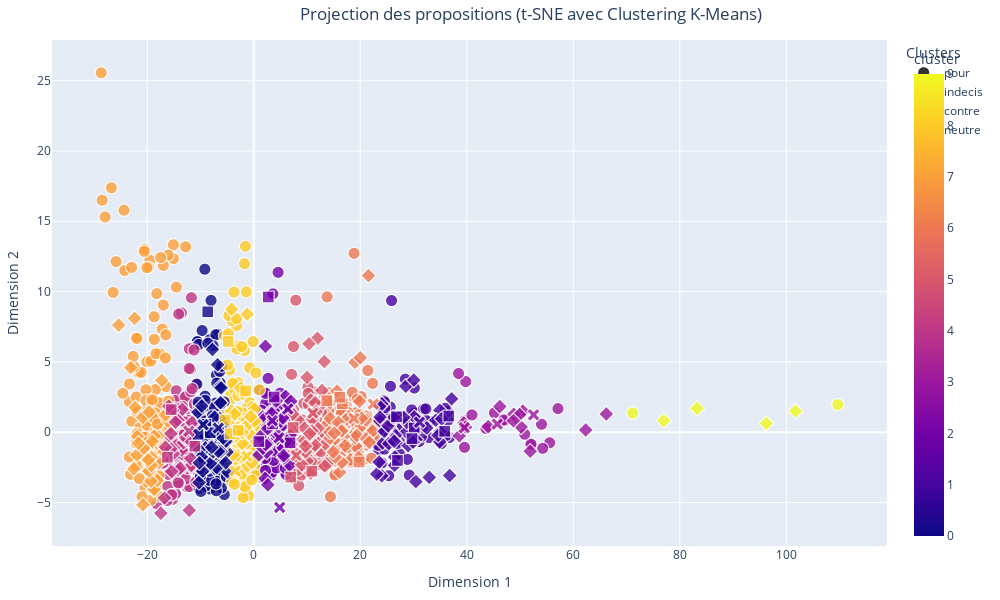

Notebook cell for this chart:
### Code cell
import plotly.express as px
from sklearn.manifold import TSNE
from sklearn.preprocessing import StandardScaler
from sklearn.cluster import KMeans
import pandas as pd
import matplotlib.pyplot as plt  # Pour obtenir la palette 'tab10'

# Normalisation des vecteurs
scaler = StandardScaler()
vectors_normalized = scaler.fit_transform(proposition_vectors)

# Réduction de dimension à 50 avec PCA
pca = PCA(n_components=50, random_state=42)
vectors_pca_50 = pca.fit_transform(vectors_normalized)

# Réduction des vecteurs à 2 dimensions avec t-SNE
tsne = TSNE(n_components=2, random_state=42, perplexity=30, n_iter=1000)
word_vectors_2d = tsne.fit_transform(vectors_pca_50)

# Appliquer le clustering K-Means
n_clusters = 10
kmeans = KMeans(n_clusters=n_clusters, random_state=42)
cluster = kmeans.fit_predict(vectors_pca_50)
data['cluster'] = cluster

# Préparer les données pour le graphique
dim = []
for i in range(1,51):
    dim.append("Dim"+str(i))
df1 = pd.DataFrame(vectors_pca_50, columns=dim)
df1['propositions'] = data['Proposition']
df1['cluster'] = cluster
df1['vote'] = data['Catégorie']
df1['proposition_vectors'] = data['mean_vector']

# Créer le graphique interactif avec Plotly
fig = px.scatter(
    df1,
    x='Dim1',
    y='Dim2',
    symbol='vote',  # Utiliser la colonne 'vote' pour les symboles
    color='cluster',  # Utiliser les clusters pour la coloration
    hover_name='propositions',  # Afficher les propositions lors du survol
    title="Projection des propositions (t-SNE avec Clustering K-Means)",
    labels={'Dim1': 'Dimension 1', 'Dim2': 'Dimension 2', 'vote': 'Avis des citoyens'},
    color_discrete_sequence='hsv',  # Utiliser la palette tab10 comme séquence discrète
    category_orders={"cluster": [str(i) for i in range(n_clusters)]},
    width=1000,
    height=600
)

# Personnaliser les points : ajouter des bordures
fig.update_traces(marker=dict(
    size=12,  # Taille des points
    opacity=0.8,  # Transparence
    line=dict(width=1, color='white')  # Bordure noire avec une épaisseur de 2
))

# Ajouter un titre pour la légende des clusters
fig.update_layout(
    legend_title="Clusters",
    title_x=0.3,  # Centrer le titre
    margin=dict(l=40, r=40, t=40, b=40)
)

# Afficher le graphique
fig.show()

### Figure 1 — Plotly figure (JSON) as saved in the notebook; plotly's stock layout.template omitted (floating-point values rounded to 4 significant figures; data arrays with more than 128 entries replaced by an {"elided": "..."} marker saying what was removed)
{"data": [{"hovertemplate": "<b>%{hovertext}</b><br><br>Avis des citoyens=pour<br>Dimension 1=%{x}<br>Dimension 2=%{y}<br>cluster=%{marker.color}<extra></extra>", "hovertext": {"elided": "1506 str values"}, "legendgroup": "pour", "marker": {"color": {"elided": "1506 int values"}, "coloraxis": "coloraxis", "line": {"color": "white", "width": 1}, "opacity": 0.8, "size": 12, "symbol": "circle"}, "mode": "markers", "name": "pour", "showlegend": true, "type": "scattergl", "x": {"elided": "1506 float values"}, "xaxis": "x", "y": {"elided": "1506 float values"}, "yaxis": "y"}, {"hovertemplate": "<b>%{hovertext}</b><br><br>Avis des citoyens=indecis<br>Dimension 1=%{x}<br>Dimension 2=%{y}<br>cluster=%{marker.color}<extra></extra>", "hovertext": {"elided": "356 str values"}, "legendgroup": "indecis", "marker": {"color": {"elided": "356 int values"}, "coloraxis": "coloraxis", "line": {"color": "white", "width": 1}, "opacity": 0.8, "size": 12, "symbol": "diamond"}, "mode": "markers", "name": "indecis", "showlegend": true, "type": "scattergl", "x": {"elided": "356 float values"}, "xaxis": "x", "y": {"elided": "356 float values"}, "yaxis": "y"}, {"hovertemplate": "<b>%{hovertext}</b><br><br>Avis des citoyens=contre<br>Dimension 1=%{x}<br>Dimension 2=%{y}<br>cluster=%{marker.color}<extra></extra>", "hovertext": ["Il faut créer des créneaux horaires réservés aux activités sportives dans les parcs.", "Il faut supprimer/diminuer les remboursements des médicaments des personnes qui pourraient se soigner grâce à l'activité physique.", "Il faut la rendre obligatoire afin de beneficier de soins médicaux", "Il faut rendre les inscriptions gratuites dans les clubs de sport en compensant cette gratuité par des subventions publiques", "Il faut inciter fiscalement à prendre un coach sportif personnel", "Il faut permettre aux employeurs de payer mieux ceux qui sont actifs en sport que les sédentaires.Des employés en forme sont plus avantageux", "Il faut interdire tous les véhicules à moteur et supprimer des places de parking dans les centres villes pour inciter les citoyens à marcher", "Il faut inscrire la pratique d’une activité physique quotidienne dans la Constitution", "Il faut interdire les jeux olympiques, surtout en France.", "Il faut rendre gratuits les places aux JO pour les licenciés", "Il faut donner une prime CPAM en proportion du nombre d’heures de sport mensuelles. Grâce à une appli gérée par le ministère de la Santé", "Il faut lever l’interdiction du port du voile dans les fédérations françaises", "Il faut pénaliser les déplacements courts en voiture.", "Il faut mettre en place des jeux vidéo interactifs qui récompensent les activités physiques réelles.", "Il faut interdire l’arrêt et le stationnement à moins d’un kilomètre des établissements scolaires.", "Il faut du temps et par conséquent favoriser un 100% télétravail", "Il faut changer les équipes de haut niveau et les membres des fédérations dès lors qu’il n’y a eu aucune qualification olympique", "Il faut favoriser les réunions non formelles au sein de l'entreprise en invitant les conjoints pour des thés ou dîners dansants.", "Il faut interdire les sports non écologiques comme le ski et la formule 1", "Il faut que tout le monde prennent des trotinettes ou des vélos électriques c'est bon pour la planète.", "Il faut offrir 1 ou 2 jours de CP, payés par l’Etat, à qui le souhaite, pendant les JO, pour regarder les épreuves et susciter des vocations", "Il faut interdire toutes les demandes de certificats médicaux que ce soit pour les clubs, les professionnels et les compétitions.", "Il faut augmenter les cotisations sociales de ceux qui ne s'inscrive dans aucun sport. ", "Il faut augmenter le prix des carburants pour inciter à aller à pied (au moins partiellement). Pas à vélo! A pied!", "Il faut augmenter les cotisations sociales des non-sportifs. Ils coutent plus cher à la sécu, c'est à eux de payer.", "Il faut adopter un chien ça fera à minima 45 minutes de marche 3 fois par jour", "Il faut pouvoir exclure tout membre d’une fédération qui n’est pas au résultat et éviter qu’il reprenne sa place", "Il faut réduire le nombre d'arrêt de bus en ville pour obliger la marche, un pour 500m semble juste.", "Il faut inciter les Français à s'équiper de montres connectées pour les stimuler à bouger et atteindre des (petits) objectifs quotidiens.", "Il faut encourager les garçons à s'inscrire dans un club de football ou de rugby."], "legendgroup": "contre", "marker": {"color": [8, 5, 6, 4, 4, 0, 6, 5, 4, 0, 1, 1, 2, 6, 1, 2, 2, 6, 1, 8, 1, 2, 0, 0, 8, 8, 5, 8, 2, 1], "coloraxis": "coloraxis", "line": {"color": "white", "width": 1}, "opacity": 0.8, "size": 12, "symbol": "square"}, "mode": "markers", "name": "contre", "showlegend": true, "type": "scattergl", "x": [-4.417, 10.88, 16.6, -16.22, -11.06, -9.017, 13.72, 6.944, -15.49, -10.48, 35.85, 26.99, 2.725, 19.77, 26.79, 3.829, 6.813, 16.14, 36.63, -4.79, 30.12, 0.9462, -8.167, -8.653, -2.899, -5.378, 7.389, -1.53, 3.554, 29.72], "xaxis": "x", "y": [-0.1086, -2.775, 2.031, -1.779, -0.9948, 0.5712, 2.249, -3.186, 1.611, -0.1443, 0.06707, -2.004, 9.62, -2.113, 1.093, 2.507, -0.7565, 2.495, 1.15, 6.448, 0.2942, -0.6639, -0.03095, 8.56, 0.1317, 0.8571, 0.338, 2.94, 0.5965, -0.4518], "yaxis": "y"}, {"hovertemplate": "<b>%{hovertext}</b><br><br>Avis des citoyens=neutre<br>Dimension 1=%{x}<br>Dimension 2=%{y}<br>cluster=%{marker.color}<extra></extra>", "hovertext": ["Il faut que le double projet d'un.e SHN soit réellement pris en compte par les DTN et CTN", "Il faut régulièrement évaluer les actions des CTN", "Il faut que les SHN listés aient les mêmes avantages notamment dans les Creps (accès aux services médicaux et psycho)", "Il faut faciliter la vie de nos SHN au collège prévoir des heures prof pour le rattrapage après compétition. ", "Il faut faire la promotion d'applications comme HelloSport.", "Il faut soutenir les applications comme weward et surtout que l'état propose une application du style car - de gens dans les hôpitaux.", "Il faut proposer des APPN dans toutes les écoles et pas seulement au sein des QPV pour faire aimer le sport de plein air", "Il faut que le département puisse payer les entraîneurs en fonction du nombre de licenciés (ce qui en entraînera une hausse)", "Il faut voir qu'il y a l'offre tremplin strict à 11 séances en Maison Sport Santé. Mais une PMR à vie n'a pas accès à un sport normal après.", "Il faut lutter contre l'insuffisance de financement pérenne des MSS afin de sécuriser leur modèle éco déjà très fragilisé par l'offre privée", "Il faut donner une note de difficultés d'une activité physique et du niveau. Cela existe pour des activités comme le trekking.", "Il faut renforcer les MSS car elles ont l'obligation de sensibiliser et promouvoir l'activité physique. Promouvoir une nouvelle culture", "Il faut tracer simplement sur le sol les lignes délimitant les terrains de sport de tous les sports olympiques pour faire du air-sport.", "Il faut faire payer le montant des adhésions à un club sportif (en Sport Adapté, en sport loisirs ou en Sport compétition)", "Il faut créer sur les montres connectées une activité \"Trajet sans voiture\" qui compte la distance totale parcourue et aussi les pas.", "Il faut être plus présent dans les salles", "Il faut aider financièrement le SHN afin de lui permettre de se déplacer sur les compét et d'assurer son avenir "], "legendgroup": "neutre", "marker": {"color": [3, 3, 6, 0, 3, 2, 4, 2, 0, 5, 2, 8, 2, 8, 6, 5, 1], "coloraxis": "coloraxis", "line": {"color": "white", "width": 1}, "opacity": 0.8, "size": 12, "symbol": "x"}, "mode": "markers", "name": "neutre", "showlegend": true, "type": "scattergl", "x": [45.73, 39.55, 18.81, -6.659, 52.55, 4.727, -12.2, 3.469, -9.522, 11.08, 4.865, -3.432, 6.391, -1.292, 22.44, 7.98, 31.13], "xaxis": "x", "y": [0.5812, 0.3272, 0.9835, 0.294, 1.238, -0.3938, 0.06902, 0.8244, 0.5391, 1.36, -5.345, -2.762, 1.66, -1.703, 2.007, -1.648, 0.7111], "yaxis": "y"}], "layout": {"coloraxis": {"colorbar": {"title": {"text": "cluster"}}, "colorscale": [[0, "#0d0887"], [0.1111, "#46039f"], [0.2222, "#7201a8"], [0.3333, "#9c179e"], [0.4444, "#bd3786"], [0.5556, "#d8576b"], [0.6667, "#ed7953"], [0.7778, "#fb9f3a"], [0.8889, "#fdca26"], [1, "#f0f921"]]}, "height": 600, "legend": {"title": {"text": "Clusters"}, "tracegroupgap": 0}, "margin": {"b": 40, "l": 40, "r": 40, "t": 40}, "title": {"text": "Projection des propositions (t-SNE avec Clustering K-Means)", "x": 0.3}, "width": 1000, "xaxis": {"anchor": "y", "domain": [0, 1], "title": {"text": "Dimension 1"}}, "yaxis": {"anchor": "x", "domain": [0, 1], "title": {"text": "Dimension 2"}}}}
